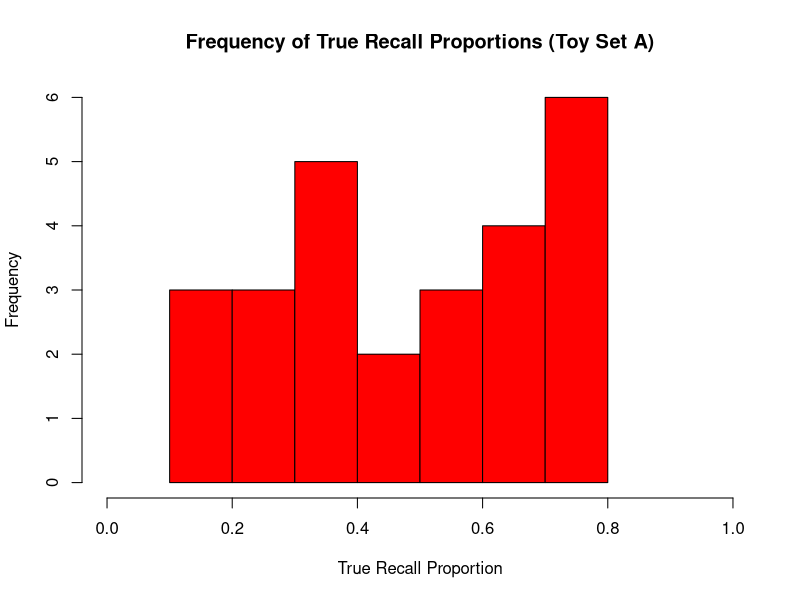
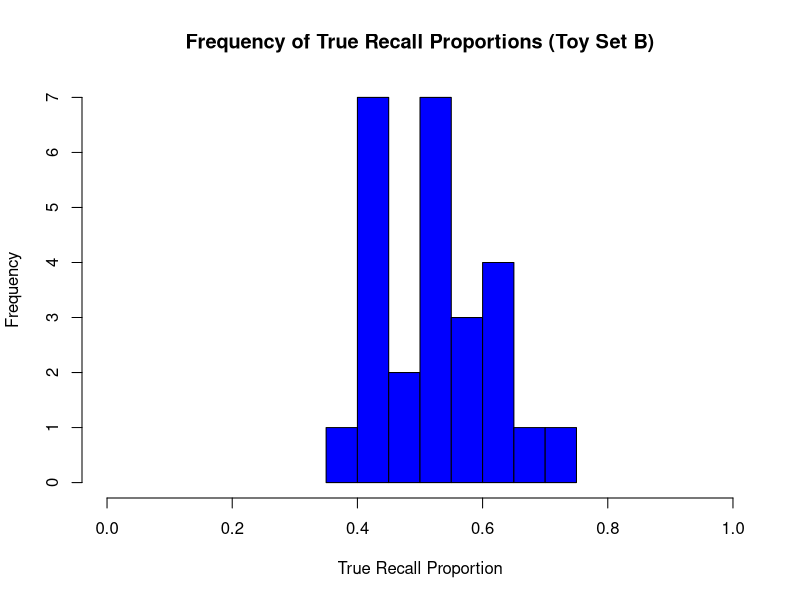
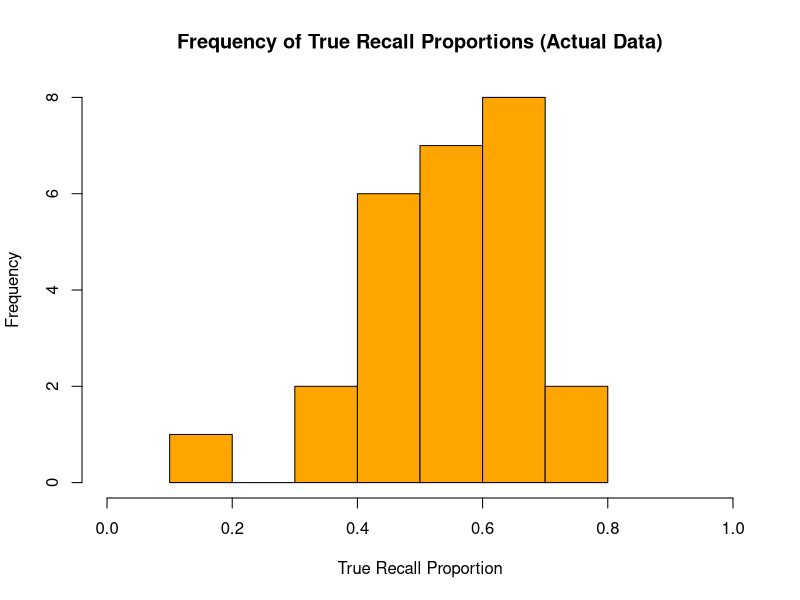
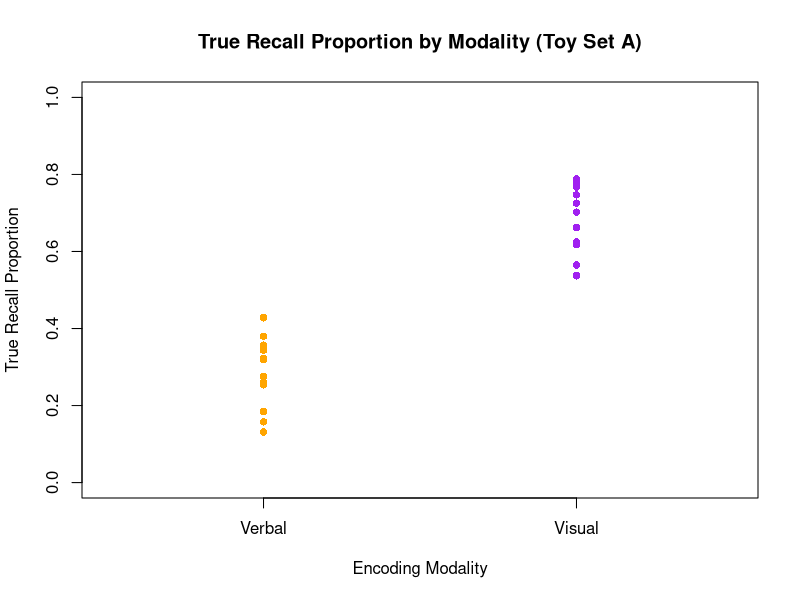
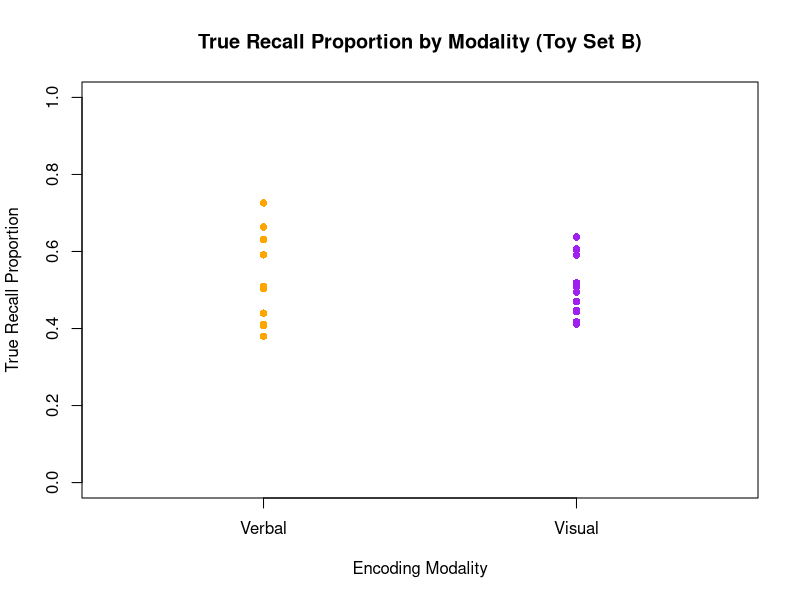
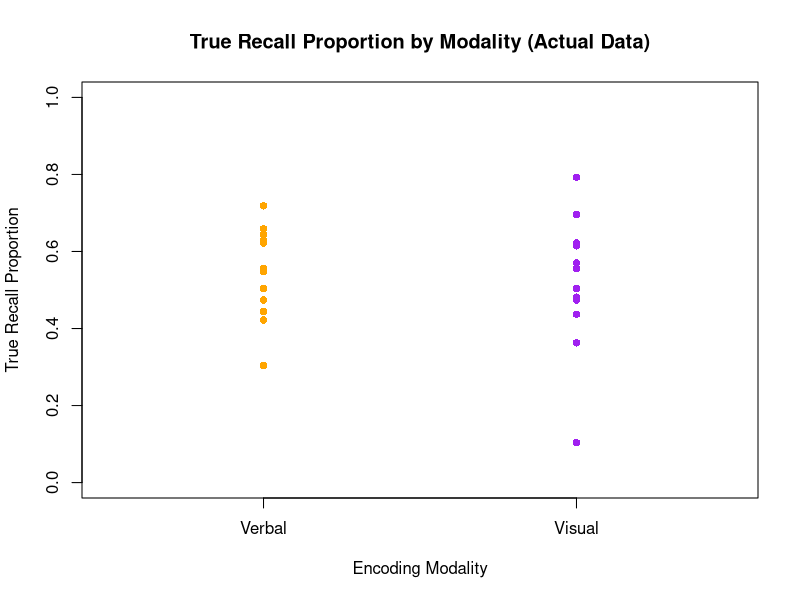
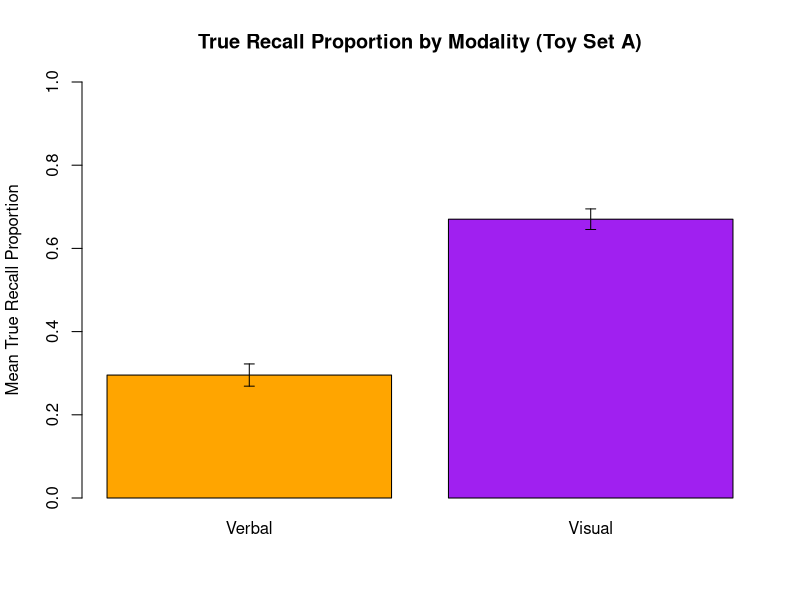
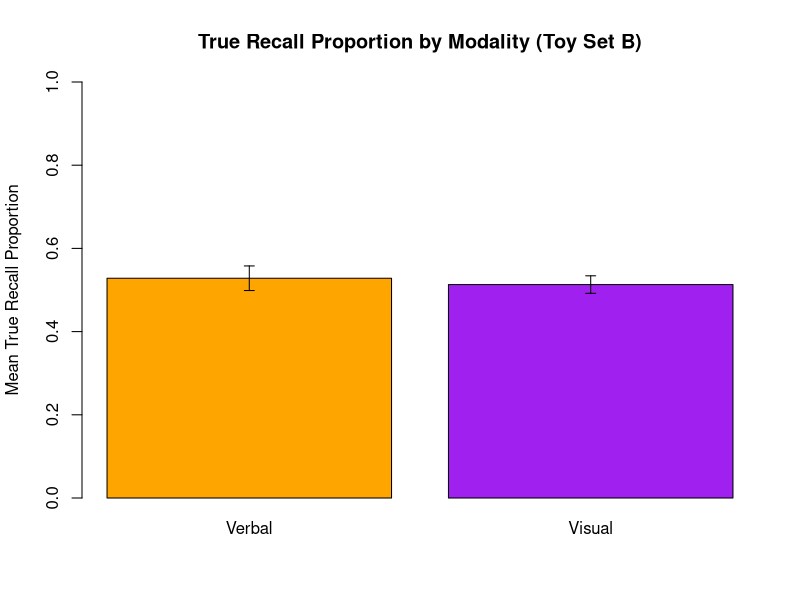

The R source for these figures, in order:
## ---- chunk 1
knitr::opts_chunk$set(echo = TRUE)
# Can set your local path to control exactly where this saves. Otherwise, will save in directory with the Rmd file
# knitr::opts_knit$set(root.dir = "/home/expdes/outputs/")  

library(tidyverse)  # loads many useful packages
library(dplyr)
library(ggplot2)

set.seed(1)  # Ensures reproducible results
theme_set(theme_minimal())  # My personal preference for less ugly default plots

## ---- chunk 2
# Sources:
  # 1) https://www.digitalocean.com/community/tutorials/r-read-csv-file-into-data-frame
  # 2) https://stackoverflow.com/questions/13110076/function-to-concatenate-paths 
  # 3) https://dplyr.tidyverse.org/reference/mutate-joins.html

# Import each CSV into a dataframe
true_recall_data <- read.csv(file.path("class-data", "true_recall_summary.csv"))
false_recall_data <- read.csv(file.path("class-data", "false_recall_summary.csv"))
vviq_data <- read.csv(file.path("class-data", "VVIQ_summary.csv"))

# Merge the three data into a single dataframe called class_data
class_data_recall <- full_join(true_recall_data, false_recall_data)
class_data <- full_join(class_data_recall, vviq_data)


## ---- chunk 3
# Sources:
  # 1) https://www.rdocumentation.org/packages/base/versions/3.6.2/topics/ifelse
  # 2) https://dplyr.tidyverse.org/reference/group_by.html
  # 3) https://stringr.tidyverse.org/articles/stringr.html

# Group all participants by participant id
grouped_class_data <- group_by(class_data, participant)

# Create the new dataframe
participant_level_data <- summarise(grouped_class_data,
                                    participant = first(participant),
                                    encoding_strategy = first(encoding_strategy),
                                    encoding_modality = ifelse(str_detect(first(encoding_strategy), "imag"), "visual", "verbal"),
                                    encoding_depth = ifelse(str_detect(first(encoding_strategy), "single"), "shallow", "deep"),
                                    VVIQ_score = first(total_score),
                                    true_recall_proportion = mean(true_recall_proportion),
                                    false_recall_proportion = mean(false_recall_proportion)
                                    )


## ---- chunk 4
# Sources:
  # 1) https://www.dataquest.io/blog/how-to-create-a-dataframe-in-r/
  # 2) https://www.digitalocean.com/community/tutorials/get-number-of-rows-and-columns-in-r
  # 3) https://stat.ethz.ch/R-manual/R-devel/library/base/html/Arithmetic.html
  # 4) https://www.spsanderson.com/steveondata/posts/2025-05-26/
  # 5) https://stackoverflow.com/questions/8169323/r-concatenate-two-dataframes

# Gets the number of subjects (rows) in the actual data
num_rows <- nrow(participant_level_data)

# Floor division to handle odd num participants (not true here but why not future-proof)
half_rows <- num_rows %/% 2
  
# Floor division to handle odd num participants (not true here but why not future-proof)
quarter_rows <- half_rows %/% 2

# make data for verbal condition
set.seed(67)

# verbal shallow data
verbal_shallow_a <- data.frame(
  participant             = 1:quarter_rows,
  encoding_strategy       = "verb_single",
  encoding_modality       = "verbal",
  encoding_depth          = "shallow",
  VVIQ_score              = sample(21:80, quarter_rows),
  true_recall_proportion  = rnorm(quarter_rows, mean = 0.30, sd = 0.1),
  false_recall_proportion = rnorm(quarter_rows, mean = 0.50, sd = 0.25)
)

# verbal deep data
verbal_deep_a <- data.frame(
  participant             = (quarter_rows + 1):half_rows,
  encoding_strategy       = "verb_association",
  encoding_modality       = "verbal",
  encoding_depth          = "deep",
  VVIQ_score              = sample(21:80, half_rows - quarter_rows),
  true_recall_proportion  = rnorm(half_rows - quarter_rows, mean = 0.30, sd = 0.1),
  false_recall_proportion = rnorm(half_rows - quarter_rows, mean = 0.50, sd = 0.25)
)

# Get the verbal part of the data set
verbal_data_a <- rbind(verbal_shallow_a, verbal_deep_a)

# make data for visual condition
set.seed(75)

# visual shallow data
visual_shallow_a <- data.frame(
  participant             = (half_rows + 1):(half_rows + quarter_rows),
  encoding_strategy       = "imag_single",
  encoding_modality       = "visual",
  encoding_depth          = "shallow",
  VVIQ_score              = sample(21:80, quarter_rows),
  true_recall_proportion  = rnorm(quarter_rows, mean = 0.70, sd = 0.1),
  false_recall_proportion = rnorm(quarter_rows, mean = 0.50, sd = 0.25)
)

# visual deep data
visual_deep_a <- data.frame(
  participant             = (half_rows + quarter_rows + 1):num_rows,
  encoding_strategy       = "imag_association",
  encoding_modality       = "visual",
  encoding_depth          = "deep",
  VVIQ_score              = sample(21:80, num_rows - half_rows - quarter_rows),
  true_recall_proportion  = rnorm(num_rows - half_rows - quarter_rows, mean = 0.70, sd = 0.1),
  false_recall_proportion = rnorm(num_rows - half_rows - quarter_rows, mean = 0.50, sd = 0.25)
)

# Get the visual part of the data set
visual_data_a <- rbind(visual_shallow_a, visual_deep_a)

# Get the full data set
toy_set_a <- rbind(verbal_data_a, visual_data_a)



## ---- chunk 5
# Sources:
  # 1) https://dplyr.tidyverse.org/reference/summarise.html
  # 2) https://dplyr.tidyverse.org/reference/filter.html

# Group by modality (visual vs verbal)
grouped_toy_set_a <- group_by(toy_set_a, encoding_modality)

# Get mean and se for visual and verbal group 
group_info_a <- summarise(
  grouped_toy_set_a, 
  mean = mean(true_recall_proportion), 
  se = sd(true_recall_proportion) / sqrt(n())
)

# Extract verbal values
verbal_mean_a <- group_info_a$mean[group_info_a$encoding_modality == "verbal"]
verbal_se_a   <- group_info_a$se[group_info_a$encoding_modality == "verbal"]

# Extract visual values
visual_mean_a <- group_info_a$mean[group_info_a$encoding_modality == "visual"]
visual_se_a   <- group_info_a$se[group_info_a$encoding_modality == "visual"]
## ---- chunk 6
# Sources:
  # 1) https://www.dataquest.io/blog/how-to-create-a-dataframe-in-r/
  # 2) https://www.digitalocean.com/community/tutorials/get-number-of-rows-and-columns-in-r
  # 3) https://stat.ethz.ch/R-manual/R-devel/library/base/html/Arithmetic.html
  # 4) https://www.spsanderson.com/steveondata/posts/2025-05-26/
  # 5) https://stackoverflow.com/questions/8169323/r-concatenate-two-dataframes

# Gets the number of subjects (rows) in the actual data
num_rows <- nrow(participant_level_data)

# Floor division to handle odd num participants (not true here but why not future-proof)
half_rows <- num_rows %/% 2
  
# Floor division to handle odd num participants (not true here but why not future-proof)
quarter_rows <- half_rows %/% 2

# make data for verbal condition
set.seed(62)

# verbal shallow data
verbal_shallow_b <- data.frame(
  participant             = 1:quarter_rows,
  encoding_strategy       = "verb_single",
  encoding_modality       = "verbal",
  encoding_depth          = "shallow",
  VVIQ_score              = sample(21:80, quarter_rows),
  true_recall_proportion  = rnorm(quarter_rows, mean = 0.50, sd = 0.1),
  false_recall_proportion = rnorm(quarter_rows, mean = 0.50, sd = 0.25)
)

# verbal deep data
verbal_deep_b <- data.frame(
  participant             = (quarter_rows + 1):half_rows,
  encoding_strategy       = "verb_association",
  encoding_modality       = "verbal",
  encoding_depth          = "deep",
  VVIQ_score              = sample(21:80, half_rows - quarter_rows),
  true_recall_proportion  = rnorm(half_rows - quarter_rows, mean = 0.50, sd = 0.1),
  false_recall_proportion = rnorm(half_rows - quarter_rows, mean = 0.50, sd = 0.25)
)

# Get the verbal part of the data set
verbal_data_b <- rbind(verbal_shallow_b, verbal_deep_b)

# make data for visual condition
set.seed(92)

# visual shallow data
visual_shallow_b <- data.frame(
  participant             = (half_rows + 1):(half_rows + quarter_rows),
  encoding_strategy       = "imag_single",
  encoding_modality       = "visual",
  encoding_depth          = "shallow",
  VVIQ_score              = sample(21:80, quarter_rows),
  true_recall_proportion  = rnorm(quarter_rows, mean = 0.50, sd = 0.1),
  false_recall_proportion = rnorm(quarter_rows, mean = 0.50, sd = 0.25)
)

# visual deep data
visual_deep_b <- data.frame(
  participant             = (half_rows + quarter_rows + 1):num_rows,
  encoding_strategy       = "imag_association",
  encoding_modality       = "visual",
  encoding_depth          = "deep",
  VVIQ_score              = sample(21:80, num_rows - half_rows - quarter_rows),
  true_recall_proportion  = rnorm(num_rows - half_rows - quarter_rows, mean = 0.50, sd = 0.1),
  false_recall_proportion = rnorm(num_rows - half_rows - quarter_rows, mean = 0.50, sd = 0.25)
)

# Get the visual part of the data set
visual_data_b <- rbind(visual_shallow_b, visual_deep_b)

# Get the full data set
toy_set_b <- rbind(verbal_data_b, visual_data_b)
## ---- chunk 7
# Sources:
  # 1) https://dplyr.tidyverse.org/reference/summarise.html
  # 2) https://dplyr.tidyverse.org/reference/filter.html

# Group by modality (visual vs verbal)
grouped_toy_set_b <- group_by(toy_set_b, encoding_modality)

# Get mean and se for visual and verbal group 
group_info_b <- summarise(
  grouped_toy_set_b, 
  mean = mean(true_recall_proportion), 
  se = sd(true_recall_proportion) / sqrt(n())
)

# Extract verbal values
verbal_mean_b <- group_info_b$mean[group_info_b$encoding_modality == "verbal"]
verbal_se_b   <- group_info_b$se[group_info_b$encoding_modality == "verbal"]

# Extract visual values
visual_mean_b <- group_info_b$mean[group_info_b$encoding_modality == "visual"]
visual_se_b   <- group_info_b$se[group_info_b$encoding_modality == "visual"]
## ---- chunk 8
# Sources:
  # 1) https://dplyr.tidyverse.org/reference/summarise.html
  # 2) https://dplyr.tidyverse.org/reference/filter.html

# Group by modality (visual vs verbal)
grouped_real_data <- group_by(participant_level_data, encoding_modality)

# Get mean and se for visual and verbal group 
group_info_real <- summarise(
  grouped_real_data, 
  mean = mean(true_recall_proportion),
  se = sd(true_recall_proportion) / sqrt(n())
)

# Extract verbal values
verbal_mean_real <- group_info_real$mean[group_info_real$encoding_modality == "verbal"]
verbal_se_real   <- group_info_real$se[group_info_real$encoding_modality == "verbal"]

# Extract visual values
visual_mean_real <- group_info_real$mean[group_info_real$encoding_modality == "visual"]
visual_se_real   <- group_info_real$se[group_info_real$encoding_modality == "visual"]
## ---- chunk 9
# Sources
  # 1) https://www.w3schools.com/R/r_functions.asp
  # 2) https://www.w3schools.com/r/r_for_loop.asp
  # 3) https://www.scribbr.com/frequently-asked-questions/how-do-i-find-quartiles-in-r/

find_outlier = function(num_list){
  
  # Get quantiles and calculate IQR
  quartiles <- quantile(num_list, prob=c(.25,.5,.75), type=1)
  Q1 <- quartiles[1]
  Q3 <- quartiles[3]
  IQR <- Q3 - Q1
  
  # Find our outlier bounds
  lower_bound <- Q1 - (1.5 * IQR)
  upper_bound <- Q3 + (1.5 * IQR)
  
  # Prep a results list for our booleans
  results_list <- list()
  
  # Iterate and construct the outlier boolean list
  for (data_point in num_list) {
    
    # If point falls outside of non-outlier range, then set value to TRUE
    if (data_point < lower_bound | data_point > upper_bound) {
      results_list <- c(results_list, TRUE)
    }
    # Otherwise, participant is not an outlier so set to FALSE
    else {
      results_list <- c(results_list, FALSE)
    }
  }
  
  # Return the list
  return(results_list)
}
## ---- chunk 10
# Sources
  # 1) https://codesignal.com/learn/courses/data-manipulation-in-r/lessons/exploring-data-frames-with-boolean-selection-in-r

# Extract the false recall column
false_recall_real <- participant_level_data$false_recall_proportion

# Get boolean list for which participants are outliers
false_recall_outliers_mask <- find_outlier(false_recall_real)

# Subset the participant df to get which ones are outliers
false_recall_outliers <- participant_level_data[unlist(false_recall_outliers_mask), ]

# Print the data
print(false_recall_outliers)
## ---- chunk 11
# Sources
  # 1) https://codesignal.com/learn/courses/data-manipulation-in-r/lessons/exploring-data-frames-with-boolean-selection-in-r

# Extract the false recall column
vviq_real <- participant_level_data$VVIQ_score

# Get boolean list for which participants are outliers
vviq_outliers_mask <- find_outlier(vviq_real)

# Subset the participant df to get which ones are outliers
vviq_outliers <- participant_level_data[unlist(vviq_outliers_mask), ]

# Print the data
print(vviq_outliers)
## ---- chunk 12
# Sources
  # 1) https://www.datamentor.io/r-programming/histogram
  # 2) https://www.datacamp.com/doc/r/scatterplot-in-r
  # 3) https://r-graph-gallery.com/4-barplot-with-error-bar.html

# Get true recall proportion data for each data set
true_recall_graph_data_a <- toy_set_a$true_recall_proportion
true_recall_graph_data_b <- toy_set_b$true_recall_proportion
true_recall_graph_data_real <- participant_level_data$true_recall_proportion


# HISTOGRAMS
# ================================

# Toy Data A
# -------------------
hist(true_recall_graph_data_a,
     main = "Frequency of True Recall Proportions (Toy Set A)", 
     xlab = "True Recall Proportion", 
     xlim = c(0,1),
     col  = "red",
     )
# -------------------

# Toy Data B
# -------------------
hist(true_recall_graph_data_b,
     main = "Frequency of True Recall Proportions (Toy Set B)", 
     xlab = "True Recall Proportion", 
     xlim = c(0,1),
     col  = "blue",
     ) 
# -------------------

# Actual Class Data
# -------------------
hist(true_recall_graph_data_real,
     main = "Frequency of True Recall Proportions (Actual Data)", 
     xlab = "True Recall Proportion", 
     xlim = c(0,1),
     col  = "orange",
    )
# -------------------
# ================================

# SCATTERPLOTS
# ================================

# Toy Data A
# -------------------
x_vals_a <- ifelse(toy_set_a$encoding_modality == "verbal", 0.9, 1.1)
plot(
     x_vals_a,
     toy_set_a$true_recall_proportion,
     col = ifelse(toy_set_a$encoding_modality == "verbal", "orange", "purple"),
     pch = 16,
     xaxt = "n",
     xlab = "Encoding Modality",
     ylab = "True Recall Proportion",
     xlim = c(0.8, 1.2),
     ylim = c(0, 1),
     main = "True Recall Proportion by Modality (Toy Set A)"
)
axis(1, at = c(0.9, 1.1), labels = c("Verbal", "Visual"))
# -------------------

# Toy Data B
# -------------------
x_vals_b <- ifelse(toy_set_b$encoding_modality == "verbal", 0.9, 1.1)
plot(
     x_vals_b,
     toy_set_b$true_recall_proportion,
     col = ifelse(toy_set_b$encoding_modality == "verbal", "orange", "purple"),
     pch = 16,
     xaxt = "n",
     xlab = "Encoding Modality",
     ylab = "True Recall Proportion",
     xlim = c(0.8, 1.2),
     ylim = c(0, 1),
     main = "True Recall Proportion by Modality (Toy Set B)"
)
axis(1, at = c(0.9, 1.1), labels = c("Verbal", "Visual"))
# -------------------

# Actual Class Data
# -------------------
x_vals_real <- ifelse(participant_level_data$encoding_modality == "verbal", 0.9, 1.1)
plot(
     x_vals_real,
     participant_level_data$true_recall_proportion,
     col = ifelse(participant_level_data$encoding_modality == "verbal", "orange", "purple"),
     pch = 16,
     xaxt = "n",
     xlab = "Encoding Modality",
     ylab = "True Recall Proportion",
     xlim = c(0.8, 1.2),
     ylim = c(0, 1),
     main = "True Recall Proportion by Modality (Actual Data)"
)
axis(1, at = c(0.9, 1.1), labels = c("Verbal", "Visual"))
# -------------------
# ================================

# BAR GRAPHS
# ================================

# Toy Data A
# -------------------
# Combine group means and standard errors
means_a <- c(verbal_mean_a, visual_mean_a)
ses_a   <- c(verbal_se_a, visual_se_a)

# Create bar plot
bar_positions_a <- barplot(
  means_a,
  names.arg = c("Verbal", "Visual"),
  ylim = c(0, 1),
  col = c("orange", "purple"),
  ylab = "Mean True Recall Proportion",
  main = "True Recall Proportion by Modality (Toy Set A)"
)

# Add error bars
arrows(
  x0 = bar_positions_a,
  y0 = means_a - ses_a,
  x1 = bar_positions_a,
  y1 = means_a + ses_a,
  angle = 90,
  code = 3,
  length = 0.05
)
# -------------------

# Toy Data B
# -------------------
# Combine group means and standard errors
means_b <- c(verbal_mean_b, visual_mean_b)
ses_b   <- c(verbal_se_b, visual_se_b)

# Create the bar plot
bar_positions_b <- barplot(
  means_b,
  names.arg = c("Verbal", "Visual"),
  ylim = c(0, 1),
  col = c("orange", "purple"),
  ylab = "Mean True Recall Proportion",
  main = "True Recall Proportion by Modality (Toy Set B)"
)

# Add standard error bars
arrows(
  x0 = bar_positions_b,
  y0 = means_b - ses_b,
  x1 = bar_positions_b,
  y1 = means_b + ses_b,
  angle = 90,
  code = 3,
  length = 0.05
)
# -------------------

# Actual Class Data
# -------------------
# Combine group means and standard errors
means_real <- c(verbal_mean_real, visual_mean_real)
ses_real   <- c(verbal_se_real, visual_se_real)

# Create the bar plot
bar_positions_real <- barplot(
  means_real,
  names.arg = c("Verbal", "Visual"),
  ylim = c(0, 1),
  col = c("orange", "purple"),
  ylab = "Mean True Recall Proportion",
  main = "True Recall Proportion by Modality (Actual Data)"
)

# Add standard error bars
arrows(
  x0 = bar_positions_real,
  y0 = means_real - ses_real,
  x1 = bar_positions_real,
  y1 = means_real + ses_real,
  angle = 90,
  code = 3,
  length = 0.05
)
# -------------------
## ---- chunk 13

